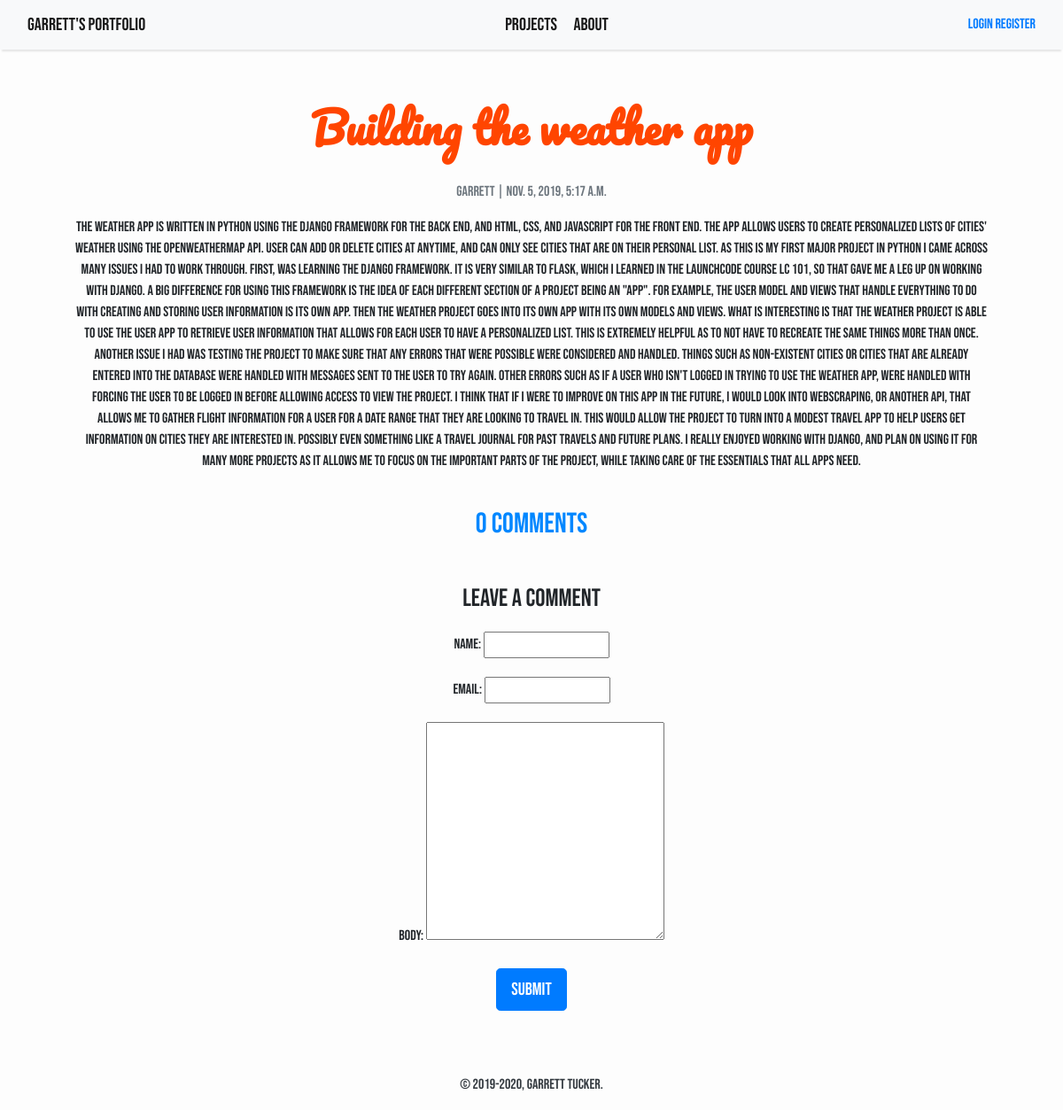
Page /blog/blog/weather-app/ on the committed database.
### blog/models.py (models this page shows, shortened)
class Post(models.Model):
    title = models.CharField(max_length=200, unique=True)
    slug = models.SlugField(max_length=200, unique=True)
    author = models.ForeignKey(User, on_delete= models.CASCADE,related_name='blog_posts')
    updated_on = models.DateTimeField(auto_now= True)
    content = models.TextField()
    created_on = models.DateTimeField(auto_now_add=True)
    status = models.IntegerField(choices=STATUS, default=0)
    class Meta:
        ordering = ['-created_on']

### blog/views.py (the view)
# urls.py: path('blog/<slug:slug>/', views.post_detail, name='post_detail'),
def post_detail(request, slug):
    template_name = 'post_detail.html'
    post = get_object_or_404(Post, slug=slug)
    comments = post.comments.filter(active=True)
    new_comment = None
    if request.method == 'POST':
        comment_form = CommentForm(data=request.POST)
        if comment_form.is_valid():
            new_comment = comment_form.save(commit=False)
            new_comment.post = post
            new_comment.save()
    else:
        comment_form = CommentForm()
    return render(request, template_name, {'post': post,
                                           'comments': comments,
                                           'new_comment': new_comment,
                                           'comment_form': comment_form})

### blog/forms.py
class CommentForm(forms.ModelForm):
    class Meta:
        model = Comment
        fields = ('name', 'email', 'body')

### blog/templates/post_detail.html (shortened to what this page needs)
{% extends 'portfolio/base.html' %} {% block content %}
{% load crispy_forms_tags %}
<div class="container" id="blog-container">
  <div class="row">
    <div class="col-md-12 top">
      <div class="card-body">
        <h1>{% block title %} {{ post.title }} {% endblock title %}</h1>
        <br>
        <p class=" text-muted">{{ post.author }} | {{ post.created_on }}</p>
        <p class="card-text ">{{ post.content | safe }}</p>
      </div>
    </div>
    <div class="col-md-12">
      <div class="card-body">
        <h2>{{ comments.count }} comments</h2>
      </div>
    </div>
    <div class="col-md-12">
      <div class="card-body">
        {% if new_comment %}
        <div class="alert alert-success" role="alert">
          Your comment is awaiting moderation
        </div>
        {% else %}
        <h3>Leave a comment</h3>
        <form method="post" style="margin-top: 1.3em;">
          {{ comment_form.as_p }}
          <button type="submit" class="btn btn-primary  btn-lg">Submit</button>
        </form>
        {% endif %}
      </div>
    </div>
  </div>
</div>
{% endblock content %}

### portfolio/templates/portfolio/base.html (style rules this page uses)
.row { padding: 20px; }
div { text-align: center; }
body { font-family: 'Bebas Neue', cursive; font-size: 16px; background-color: #fdfdfd; }
h1 { color: orangered; font-family: 'Pacifico', cursive; font-weight: bold; font-size: 48px; }
h2, h4 { color: #0087ff; }
#blog-container { padding-top: 75px; }

### rows in the picture
Post: title "Building the weather app", author "garrett", created_on "Nov. 5, 2019, 5:17 a.m.", content "The weather app is written in Python using the Django framework for the back end, and HTML, CSS, and Javascript for the front end. The app allows users to create personalized lists of cities' weather using the OpenWeatherMap API. User can add or delete cities at anytime, and can only see cities that are on their personal list. As this is my first major project in Python I came across many issues I had to work through. First, was learning the Django framework. It is very similar to Flask, which I learned in the Launchcode course LC 101, so that gave me a leg up on working with Django. A big difference for using this framework is the idea of each different section of a project being an \"app\".…"

### other values in the picture
{{ comments.count }} "0"
